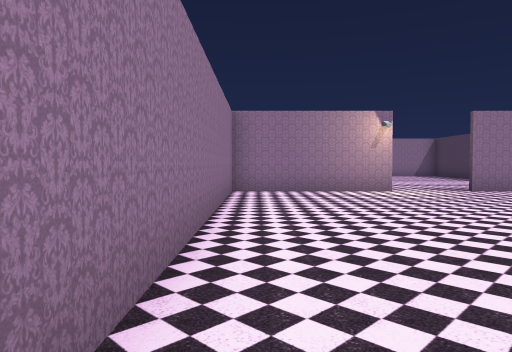
View 1 (above)

20 first-person views from a walk through a 3-D level made in the Unity game engine. The camera is 1.4 m above the floor, tilts 2° down and sees 70° across. The floor is counted in squares, 2 m on a side. Each view is taken from the middle of a square. On the plan, view 1 faces up. The plan holds only what a view shows up to about 11 squares ahead; the rest is blank. The place goes on beyond the plan. The player character is not drawn. Some surface patterns are stand-ins.

View 2
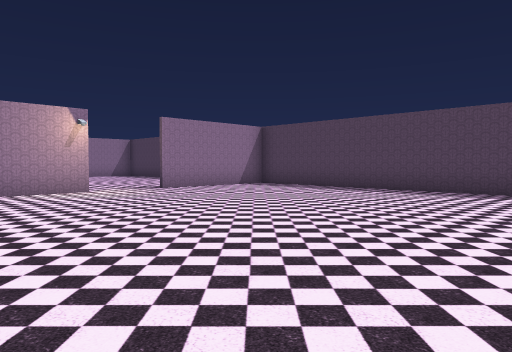

View 3
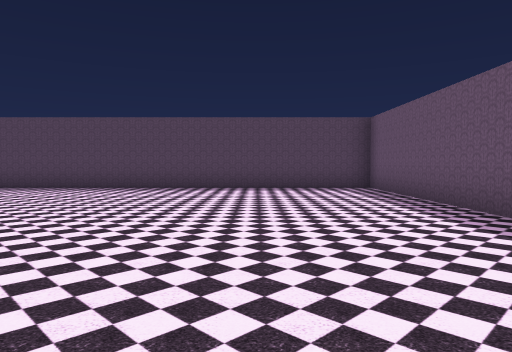

View 4
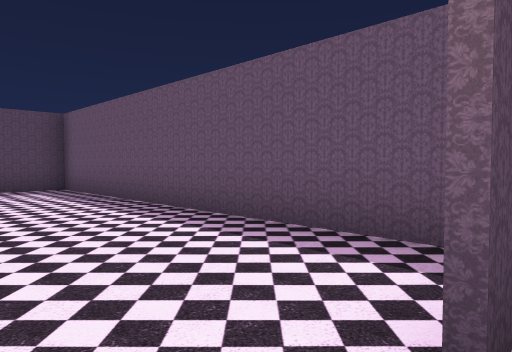

View 5
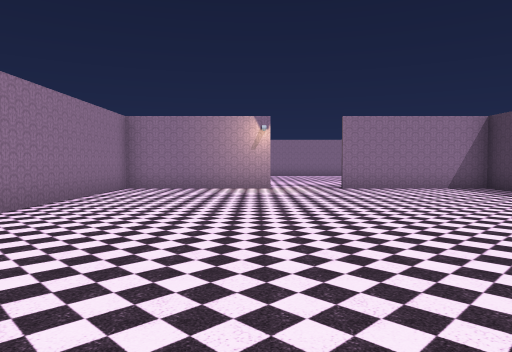

View 6
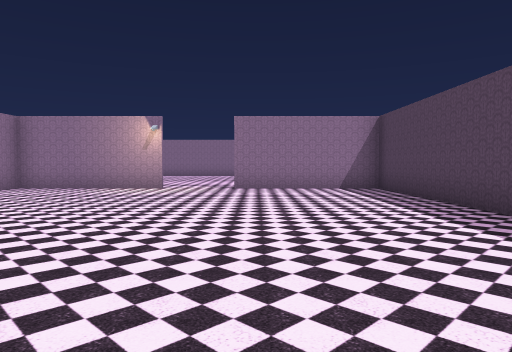

View 7
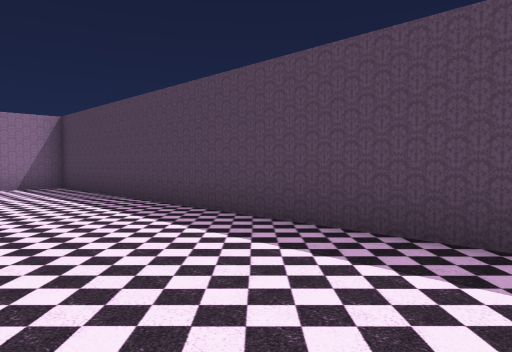

View 8
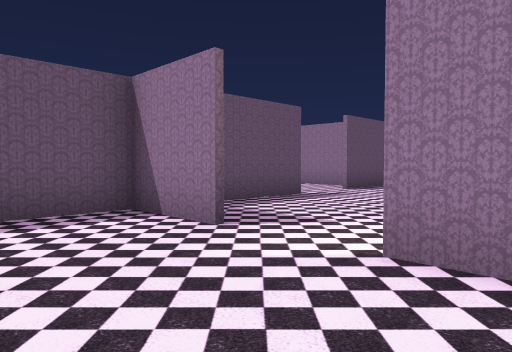

View 9
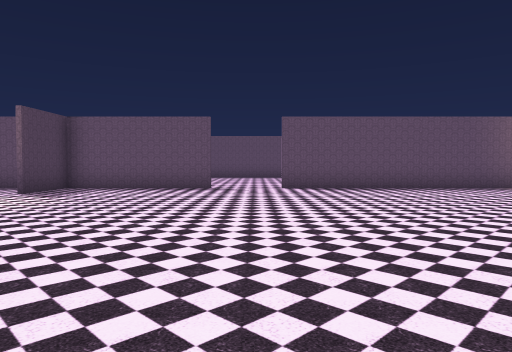

View 10
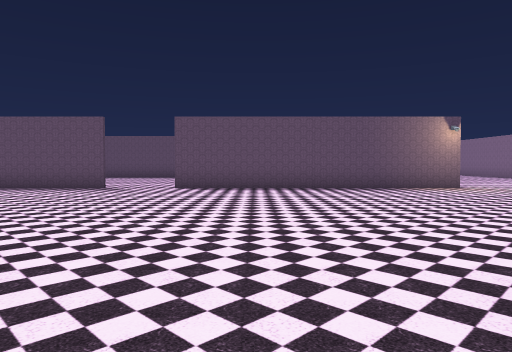

View 11
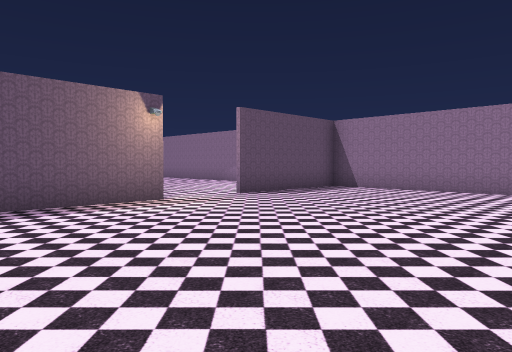

View 12
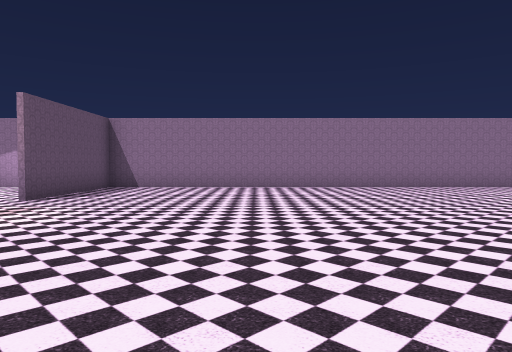

View 13
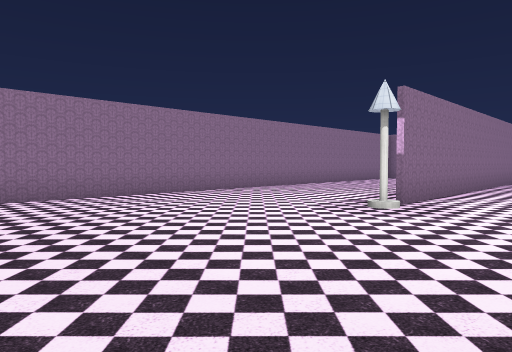

View 14
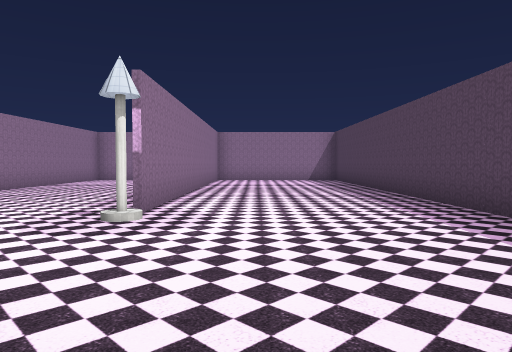

View 15
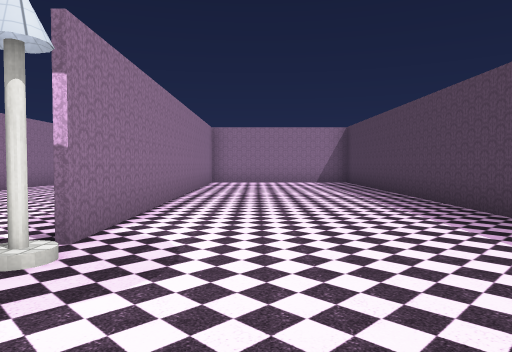

View 16
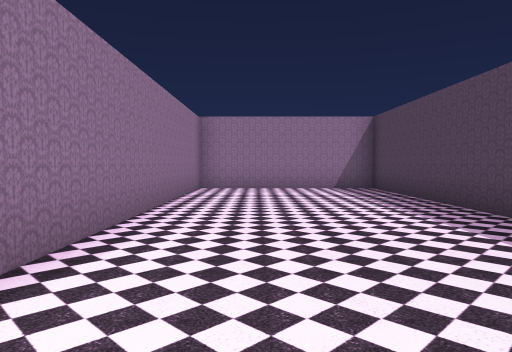

View 17
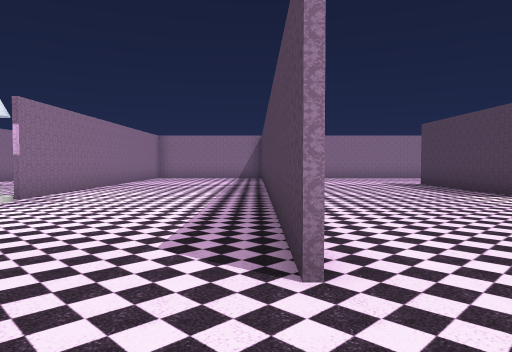

View 18
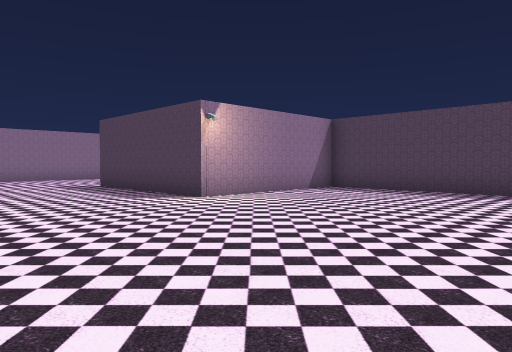

View 19
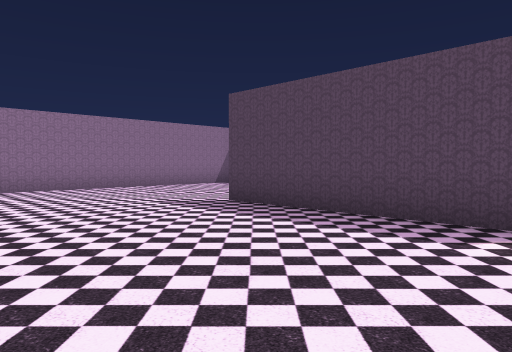

View 20
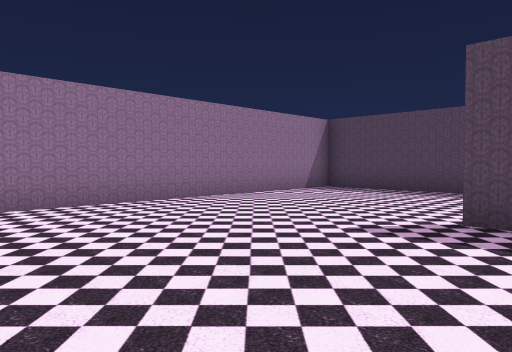

### Floor plan
Points are (right, up) in squares from view 1. A wall is a line through its corners. A room is listed if a view was taken in it or the views show most of it. See-through windows are left out.
Room 1 (views 1, 2, 3, 4, 5, 6, 7, 8)
walls: (-0.6, -2.2) (-0.6, -4.2); (3.5, 9.1) (-0.6, 9.1) (-0.6, -0.4); (-1.1, -4.3) (9.4, -4.3) (9.4, 9.1) (5.4, 9.1)
ways out: opening at (-1, -1.5) to room 2; opening at (4.5, 9)
Room 2 (views 9, 10, 11, 12, 13, 14, 15, 16, 17, 18, 19, 20)
walls: (-10.7, 4) (-10.7, 19.2) (-15.6, 19.2) (-15.6, 9.4); (-20.6, 11) (-20.6, -4.3) (-16.6, -4.3); (-0.7, 4.6) (-0.7, 9.1) (-5.5, 9.1) (-5.5, 14.3); (-20.6, 17) (-20.6, 13.4); (-14.8, -4.3) (-6.6, -4.3); (-0.7, 15.5) (-0.7, 19.2) (-9, 19.2); (-4.8, -4.3) (-1.1, -4.3); (-0.7, -4.4) (-0.7, -2.2)
ways out: opening at (-1, -1.5) to room 1; opening at (-15.5, -4); opening at (-5.5, -4)
objects: lamp (-16, 9)

Where each view was taken, in squares from view 1:
view 1: 0 up, 0 right, facing up
view 2: 0 up, 0 right, facing up-right
view 3: 1 down, 1 left, facing right
view 4: 1 down, 1 left, facing down-right
view 5: 1 down, 3 right, facing up
view 6: 1 down, 6 right, facing up
view 7: 2 down, 6 right, facing up-right
view 8: 1 up, 2 right, facing down-left
view 9: 6 up, 6 left, facing down
view 10: 6 up, 9 left, facing down
view 11: 2 up, 11 left, facing down-left
view 12: 0 up, 10 left, facing left
view 13: 3 up, 13 left, facing up-left
view 14: 4 up, 14 left, facing up
view 15: 6 up, 14 left, facing up
view 16: 9 up, 14 left, facing up
view 17: 2 up, 11 left, facing up
view 18: 3 up, 10 left, facing up-right
view 19: 9 up, 10 left, facing up-right
view 20: 13 up, 10 left, facing up-right
